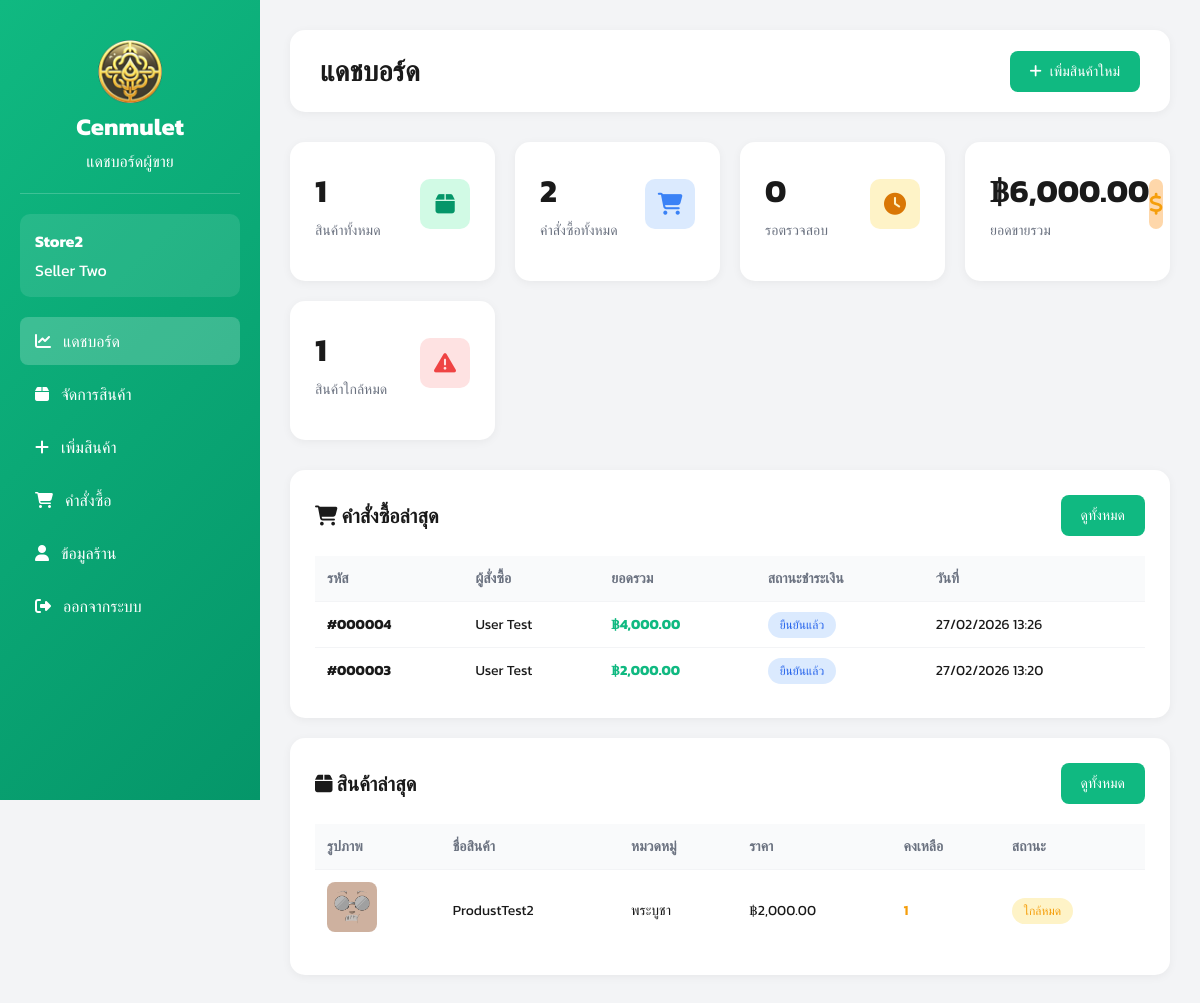
/views/seller/dashboard.php (signed in), run on the app's committed database.
### tables this page shows
CREATE TABLE sellers (
    id INTEGER PRIMARY KEY AUTOINCREMENT,
    fullname TEXT,
    store_name TEXT,
    username TEXT UNIQUE,
    password TEXT,
    address TEXT,
    img_store TEXT,
    tel TEXT,
    pay_contax TEXT,
    id_per TEXT,
    img_per TEXT,

    status TEXT DEFAULT 'pending',
    reject_reason TEXT,
    reviewed_at DATETIME
);

CREATE TABLE orders (
    id INTEGER PRIMARY KEY AUTOINCREMENT,
    user_id INTEGER,
    total_price REAL,
    status TEXT DEFAULT 'pending',
    created_at DATETIME DEFAULT CURRENT_TIMESTAMP, tracking_number VARCHAR(100), shipped_at DATETIME,
    FOREIGN KEY (user_id) REFERENCES users(id)
);

CREATE TABLE amulets (
    id INTEGER PRIMARY KEY AUTOINCREMENT,
    amulet_name TEXT,
    source TEXT,
    quantity INTEGER,
    price REAL,
    image TEXT,
    sellerId INTEGER,
    categoryId INTEGER,
    FOREIGN KEY (sellerId) REFERENCES sellers(id),
    FOREIGN KEY (categoryId) REFERENCES categories(id)
);

CREATE TABLE categories (
    id INTEGER PRIMARY KEY AUTOINCREMENT,
    category_name TEXT
);

### views/seller/dashboard.php (the view, shortened to what this page needs)
<?php
require_once __DIR__ . "/../../config/db.php";
$seller_id = $_SESSION['user_id'];
try {
    $stmt = $db->prepare("SELECT * FROM sellers WHERE id = :id");
    $stmt->execute([':id' => $seller_id]);
    $seller = $stmt->fetch(PDO::FETCH_ASSOC);
} catch (PDOException $e) {
    die("Error: " . $e->getMessage());
}
try {
    $stmt = $db->prepare("SELECT COUNT(*) as total FROM amulets WHERE sellerId = :seller_id");
    $stmt->execute([':seller_id' => $seller_id]);
    $total_products = $stmt->fetch(PDO::FETCH_ASSOC)['total'];
    $stmt = $db->prepare("
        SELECT COUNT(DISTINCT o.id) as total
        FROM orders o
        JOIN order_items oi ON o.id = oi.order_id
        JOIN amulets a ON oi.amulet_id = a.id
        WHERE a.sellerId = :seller_id
    ");
    $stmt->execute([':seller_id' => $seller_id]);
    $total_orders = $stmt->fetch(PDO::FETCH_ASSOC)['total'];
    $stmt = $db->prepare("
        SELECT COUNT(DISTINCT o.id) as total
        FROM orders o
        JOIN order_items oi ON o.id = oi.order_id
        JOIN amulets a ON oi.amulet_id = a.id
        JOIN payments p ON o.id = p.order_id
        WHERE a.sellerId = :seller_id AND p.status = 'waiting'
    ");
    $stmt->execute([':seller_id' => $seller_id]);
    $pending_orders = $stmt->fetch(PDO::FETCH_ASSOC)['total'];
    $stmt = $db->prepare("
        SELECT COALESCE(SUM(oi.price * oi.quantity), 0) as total
        FROM order_items oi
        JOIN amulets a ON oi.amulet_id = a.id
        JOIN orders o ON oi.order_id = o.id
        WHERE a.sellerId = :seller_id AND o.status = 'completed'
    ");
    $stmt->execute([':seller_id' => $seller_id]);
    $total_sales = $stmt->fetch(PDO::FETCH_ASSOC)['total'];
    $stmt = $db->prepare("
        SELECT COUNT(*) as total
        FROM amulets
        WHERE sellerId = :seller_id AND quantity < 5 AND quantity > 0
    ");
    $stmt->execute([':seller_id' => $seller_id]);
    $low_stock = $stmt->fetch(PDO::FETCH_ASSOC)['total'];
    $stmt = $db->prepare("
        SELECT a.*, c.category_name
        FROM amulets a
        LEFT JOIN categories c ON a.categoryId = c.id
        WHERE a.sellerId = :seller_id
        ORDER BY a.id DESC
        LIMIT 5
    ");
    $stmt->execute([':seller_id' => $seller_id]);
    $recent_products = $stmt->fetchAll(PDO::FETCH_ASSOC);
    $stmt = $db->prepare("
        SELECT DISTINCT o.*, u.fullname, p.status as payment_status
        FROM orders o
        JOIN order_items oi ON o.id = oi.order_id
        JOIN amulets a ON oi.amulet_id = a.id
        JOIN users u ON o.user_id = u.id
        LEFT JOIN payments p ON o.id = p.order_id
        WHERE a.sellerId = :seller_id
        GROUP BY o.id
        ORDER BY o.created_at DESC
        LIMIT 5
    ");
    $stmt->execute([':seller_id' => $seller_id]);
    $recent_orders = $stmt->fetchAll(PDO::FETCH_ASSOC);
} catch (PDOException $e) {
    die("Error: " . $e->getMessage());
}
?>
<!DOCTYPE html>
<html lang="th">
<head>
    <link rel="stylesheet" href="https://cdnjs.cloudflare.com/ajax/libs/font-awesome/6.5.1/css/all.min.css">
</head>
<body>
    <div class="dashboard-container">
        <aside class="sidebar">
            <div class="sidebar-header">
                <img src="/public/images/image.png" alt="" width="64px">
                <h2>Cenmulet</h2>
                <p>แดชบอร์ดผู้ขาย</p>
            </div>
            <div class="user-info">
                <h3><?php echo htmlspecialchars($seller['store_name']); ?></h3>
                <p><?php echo htmlspecialchars($seller['fullname']); ?></p>
            </div>
            <ul class="sidebar-menu">
                <li><a href="/views/seller/dashboard.php" class="active"><i class="fa-solid fa-chart-line"></i> แดชบอร์ด</a></li>
                <li><a href="/views/seller/products.php"><i class="fa-solid fa-box"></i> จัดการสินค้า</a></li>
                <li><a href="/views/seller/add_product.php"><i class="fa-solid fa-plus"></i> เพิ่มสินค้า</a></li>
                <li><a href="/views/seller/orders.php"><i class="fa-solid fa-shopping-cart"></i> คำสั่งซื้อ</a></li>
                <li><a href="/views/seller/seller_profile.php"><i class="fa-solid fa-user"></i> ข้อมูลร้าน</a></li>
                <li><a href="/auth/logout.php"><i class="fa-solid fa-right-from-bracket"></i> ออกจากระบบ</a></li>
            </ul>
        </aside>
        <main class="main-content">
            <div class="top-bar">
                <h1>แดชบอร์ด</h1>
                <a href="/views/seller/add_product.php" class="btn-primary">
                    <i class="fa-solid fa-plus"></i> เพิ่มสินค้าใหม่
                </a>
            </div>
            <div class="stats-grid">
                <div class="stat-card">
                    <div class="stat-header">
                        <div>
                            <div class="stat-value"><?php echo number_format($total_products); ?></div>
                            <div class="stat-label">สินค้าทั้งหมด</div>
                        </div>
                        <div class="stat-icon green">
                            <i class="fa-solid fa-box"></i>
                        </div>
                    </div>
                </div>
                <div class="stat-card">
                    <div class="stat-header">
                        <div>
                            <div class="stat-value"><?php echo number_format($total_orders); ?></div>
                            <div class="stat-label">คำสั่งซื้อทั้งหมด</div>
                        </div>
                        <div class="stat-icon blue">
                            <i class="fa-solid fa-shopping-cart"></i>
                        </div>
                    </div>
                </div>
                <div class="stat-card">
                    <div class="stat-header">
                        <div>
                            <div class="stat-value"><?php echo number_format($pending_orders); ?></div>
                            <div class="stat-label">รอตรวจสอบ</div>
                        </div>
                        <div class="stat-icon yellow">
                            <i class="fa-solid fa-clock"></i>
                        </div>
                    </div>
                </div>
                <div class="stat-card">
                    <div class="stat-header">
                        <div>
                            <div class="stat-value">฿<?php echo number_format($total_sales, 2); ?></div>
                            <div class="stat-label">ยอดขายรวม</div>
                        </div>
                        <div class="stat-icon orange">
                            <i class="fa-solid fa-dollar-sign"></i>
                        </div>
                    </div>
                </div>
                <?php if ($low_stock > 0): ?>
                <div class="stat-card">
                    <div class="stat-header">
                        <div>
                            <div class="stat-value"><?php echo number_format($low_stock); ?></div>
                            <div class="stat-label">สินค้าใกล้หมด</div>
                        </div>
                        <div class="stat-icon red">
                            <i class="fa-solid fa-exclamation-triangle"></i>
                        </div>
                    </div>
                </div>
                <?php endif; ?>
            </div>
            <div class="content-section">
                <div class="section-header">
                    <h2><i class="fa-solid fa-shopping-cart"></i> คำสั่งซื้อล่าสุด</h2>
                    <a href="/views/seller/orders.php" class="btn-primary">ดูทั้งหมด</a>
                </div>
                <?php if (count($recent_orders) > 0): ?>
                    <table>
                        <thead>
                            <tr>
                                <th>รหัส</th>
                                <th>ผู้สั่งซื้อ</th>
                                <th>ยอดรวม</th>
                                <th>สถานะชำระเงิน</th>
                                <th>วันที่</th>
                            </tr>
                        </thead>
                        <tbody>
                            <?php foreach ($recent_orders as $order): ?>
                                <tr>
                                    <td><strong>#<?php echo str_pad($order['id'], 6, '0', STR_PAD_LEFT); ?></strong></td>
                                    <td><?php echo htmlspecialchars($order['fullname']); ?></td>
                                    <td><strong style="color: #10b981;">฿<?php echo number_format($order['total_price'], 2); ?></strong></td>
                                    <td>
                                        <?php if ($order['payment_status'] === 'waiting'): ?>
                                            <span class="badge badge-pending">รอตรวจสอบ</span>
                                        <?php elseif ($order['payment_status'] === 'confirmed'): ?>
                                            <span class="badge badge-confirmed">ยืนยันแล้ว</span>
                                        <?php else: ?>
                                            <span class="badge badge-warning">ไม่ทราบสถานะ</span>
                                        <?php endif; ?>
                                    </td>
                                    <td><?php echo date('d/m/Y H:i', strtotime($order['created_at'])); ?></td>
                                </tr>
                            <?php endforeach; ?>
                        </tbody>
                    </table>
                <?php endif; ?>
            </div>
            <div class="content-section">
                <div class="section-header">
                    <h2><i class="fa-solid fa-box"></i> สินค้าล่าสุด</h2>
                    <a href="/views/seller/products.php" class="btn-primary">ดูทั้งหมด</a>
                </div>
                <?php if (count($recent_products) > 0): ?>
                    <table>
                        <thead>
                            <tr>
                                <th>รูปภาพ</th>
                                <th>ชื่อสินค้า</th>
                                <th>หมวดหมู่</th>
                                <th>ราคา</th>
                                <th>คงเหลือ</th>
                                <th>สถานะ</th>
                            </tr>
                        </thead>
                        <tbody>
                            <?php foreach ($recent_products as $product): ?>
                                <tr>
                                    <td>
                                        <?php if ($product['image']): ?>
                                            <img src="/uploads/amulets/<?php echo htmlspecialchars($product['image']); ?>" alt="" class="product-img">
                                        <?php else: ?>
                                            <div class="product-img" style="background: #e5e7eb; display: flex; align-items: center; justify-content: center;">
                                                <i class="fa-solid fa-image" style="color: #9ca3af;"></i>
                                            </div>
                                        <?php endif; ?>
                                    </td>
                                    <td><?php echo htmlspecialchars($product['amulet_name']); ?></td>
                                    <td><?php echo htmlspecialchars($product['category_name'] ?? '-'); ?></td>
                                    <td>฿<?php echo number_format($product['price'], 2); ?></td>
                                    <td>
                                        <?php if ($product['quantity'] < 5 && $product['quantity'] > 0): ?>
                                            <span style="color: #f59e0b; font-weight: 600;"><?php echo number_format($product['quantity']); ?></span>
                                        <?php else: ?>
                                            <?php echo number_format($product['quantity']); ?>
                                        <?php endif; ?>
                                    </td>
                                    <td>
                                        <?php if ($product['quantity'] > 5): ?>
                                            <span class="badge badge-success">มีสินค้า</span>
                                        <?php elseif ($product['quantity'] > 0): ?>
                                            <span class="badge badge-warning">ใกล้หมด</span>
                                        <?php else: ?>
                                            <span class="badge badge-danger">สินค้าหมด</span>
                                        <?php endif; ?>
                                    </td>
                                </tr>
                            <?php endforeach; ?>
                        </tbody>
                    </table>
                <?php endif; ?>
            </div>
        </main>
    </div>
</body>
</html>

### data on the page
sellers: store_name "Store2", fullname "Seller Two"
orders: id "000004", fullname "User Test", total_price "4,000.00", created_at "27/02/2026 13:26"
orders: id "000003", fullname "User Test", total_price "2,000.00", created_at "27/02/2026 13:20"
amulets: image (picture), amulet_name "ProdustTest2", categoryId.category_name "พระบูชา", price "2,000.00", quantity "1", shows "ใกล้หมด"

### other printed values
$total_products "1"
$total_orders "2"
$pending_orders "0"
$total_sales "6,000.00"
$low_stock "1"
